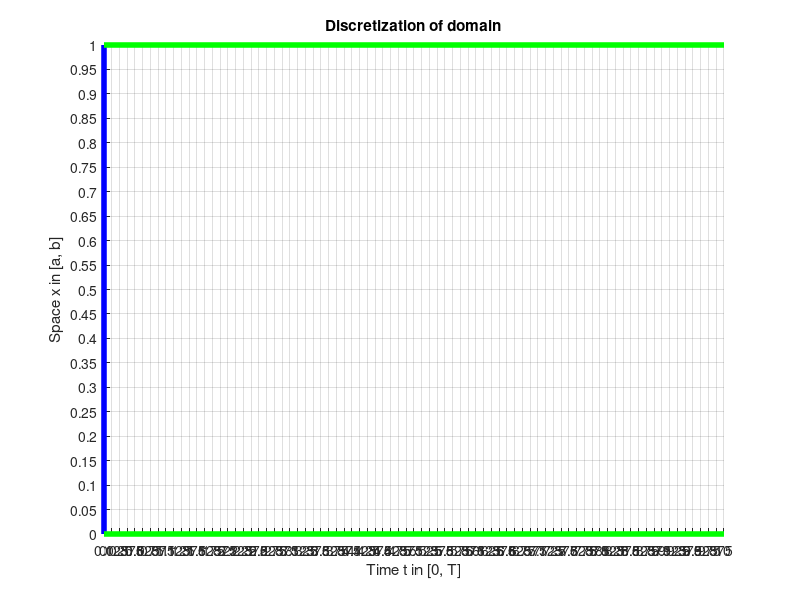
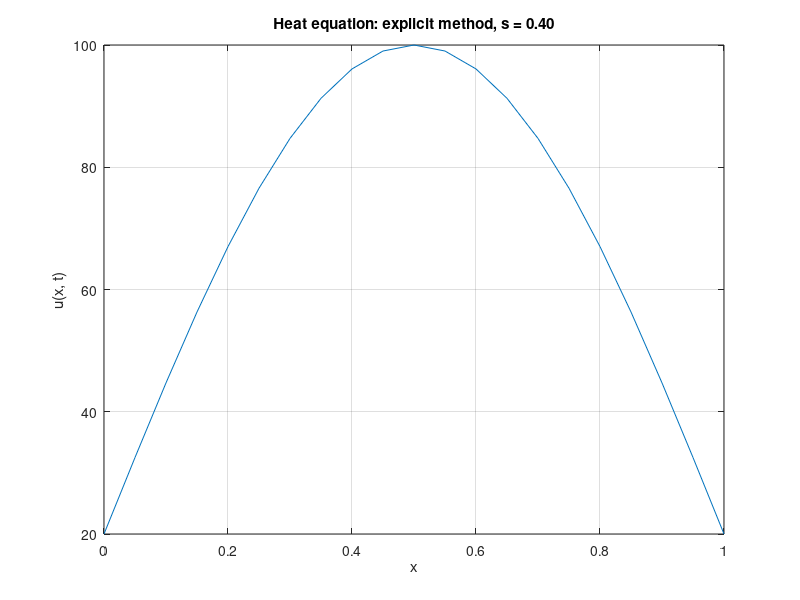

Write the MATLAB code that produced these figures, in order. (Note: this script raises an error after producing the figures.)
% MATH2089: File = exheat1dtime.m
% Solution of heat equation in 1 space variable and time
% using Explicit, Fully Implicit or Crank-Nicolson methods

format compact

% Select method:
% mthd = 0 for Explicit method;
% mthd = 1 for Fully Implicit method
% mthd = 2 for Crank-Nicolson
mthd = 0;

fprintf('\nHeat equation in 1 space variable and time\n');
if mthd == 0
   mstr = 'explicit';
elseif mthd == 1
   mstr = 'fully implicit';
elseif mthd == 2
   mstr = 'Crank-Nicolson';
else
   error(['Unknown method ' num2str(mthd) ' specified']);
end;
fprintf('using an %s method\n', mstr);

% Space interval [a, b]
a = 0; b = 1;
% Number of space points is m+2 from a = x_0 < x_1 < ... < x_m < x_{m+1} = b
%m = 9;
m = 19;
%m = 99;
fprintf('Space interval = [%.4f, %.4f]\n', a, b);
fprintf('Number of points in space discretiztion m+2, m = %d\n', m);

% Time interval [0, T]
T = 10;  % Stable for m = 19, N = 80
%T = 20;   % Unstable for m = 19, N = 80
% Number of time points is N+1 from 0 = t_0 < t_1 < ... < t_N = T
%N = 10;
N = 80;
%N = 200;
fprintf('Time interval = [0, %.4f]\n', T);
fprintf('Number of steps in time discretiztion N = %d\n', N);

% Diffusion constant: how quickly does heat move
D = 0.008;

% Discretization
hx = (b-a) / (m+1);
x = linspace(a, b, m+2); % Only needed for plotting
ht = T / N;
t = linspace(0, T, N+1); % Only needed for 3-D plot

% Plot grid points
figure(1)
axis([0 T a b])
grid on
set(gca, 'XTick', t)
set(gca, 'YTick', x)
hold on
lw = 4;
plot([0 0], [a b], 'b-', 'LineWidth', lw);
plot([0 T], [a a], 'g-', 'LineWidth', lw);
plot([0 T], [b b], 'g-', 'LineWidth', lw);
hold off
xlabel('Time t in [0, T]')
ylabel('Space x in [a, b]')
title('Discretization of domain')

% Stability constant in discretization
s = D*ht / hx^2;
fprintf('Stability constant s = %.4f\n', s);

% Sparse linear system for temperature at next time step
if mthd == 1
   % Fully implicit method
   e = ones(m,1);
   A = spdiags([-s*e (1+2*s)*e -s*e], [-1 0 1], m, m);
elseif mthd == 2
   % Crank-Nicolson method
   e = ones(m,1);
   A = spdiags([(-s/2)*e (1+s)*e (-s/2)*e], [-1 0 1], m, m);
end;

% Initial condition
u = 20 + 80*sin(pi*(x-a)/(b-a));  % Single sinusoid
%u = 20 + 20*abs(sin(4*pi*(x-a)/(b-a))); % 4 caps

% Force u to be a column vector for implicit methods
u = u(:);

% Boundary conditions
ua = 20;
ub = 20;

% Force boundary conditions at t = 0
u(1) = ua;
u(m+2) = ub;

figure(2)
ph = plot(x, u);
grid
xlabel('x')
ylabel('u(x, t)')
tstr = sprintf('Heat equation: %s method, s = %.2f', mstr, s);
title(tstr);
set(ph, 'EraseMode', 'xor');
tpos = [a + 0.7*(b-a) 0.92*max(u)];
th = text(tpos(1), tpos(2), 'Time = 0');
set(th, 'EraseMode', 'xor', 'FontWeight', 'Bold', 'Color', 'm', 'FontSize', 15)
disp('Press any key to continue ...'); pause;

% Storage for 3-D plot
U = zeros(m+2, N+1);
U(:,1) = u;  % Initial condition

% Time count
t0 = cputime;

% Time stepping loop
for ell = 1:N
   
   % Time point
   t_ell = ell*ht;
   
   % Implicit or explicit method
   if mthd == 0
      % Explicit method: first order time, second order space
      % forward difference in time, central difference in space
      u(2:m+1) = s*u(1:m) + (1-2*s)*u(2:m+1) + s*u(3:m+2);
   elseif mthd == 1
      % Fully implicit method: first order in time, second order in space
      % Set up right-hand-side of linear system
      b = u(2:m+1);
      b(1) = b(1) + s*ua;
      b(m) = b(m) + s*ub;
      % Solve tridiagonal linear system for internal nodes
      u(2:m+1) = A \ b;
   elseif mthd == 2
      % Crank-Nicolson method: second order in time and space
      % Set up right-hand-side of linear system
      b = (s/2)*u(1:m) + (1-s)*u(2:m+1) + (s/2)*u(3:m+2);
      b(1) = b(1) + (s/2)*ua;
      b(m) = b(m) + (s/2)*ub;
      % Solve tridiagonal linear system for internal nodes
      u(2:m+1) = A \ b;
   end;

   % Boundary conditions
   u(1) = ua; u(m+2) = ub;
   
   % Plot temperature
   %plot(x, u);
   set(ph, 'YData', u);
   str = ['Time = ' num2str(t_ell)];
   set(th, 'String', str);
   % MUST comment out pause for the cputime to make any sense!
   pause(0.05)
   
   U(:,ell+1) = u;
   
end;

tc = cputime - t0;
fprintf('CPU time for %s method = %.2f\n', mstr, tc);

figure(3)
mesh(t, x, U);
shading interp
view(135,25);
xlabel('t')
ylabel('x')
zlabel('u(x, t)')
title(tstr);
